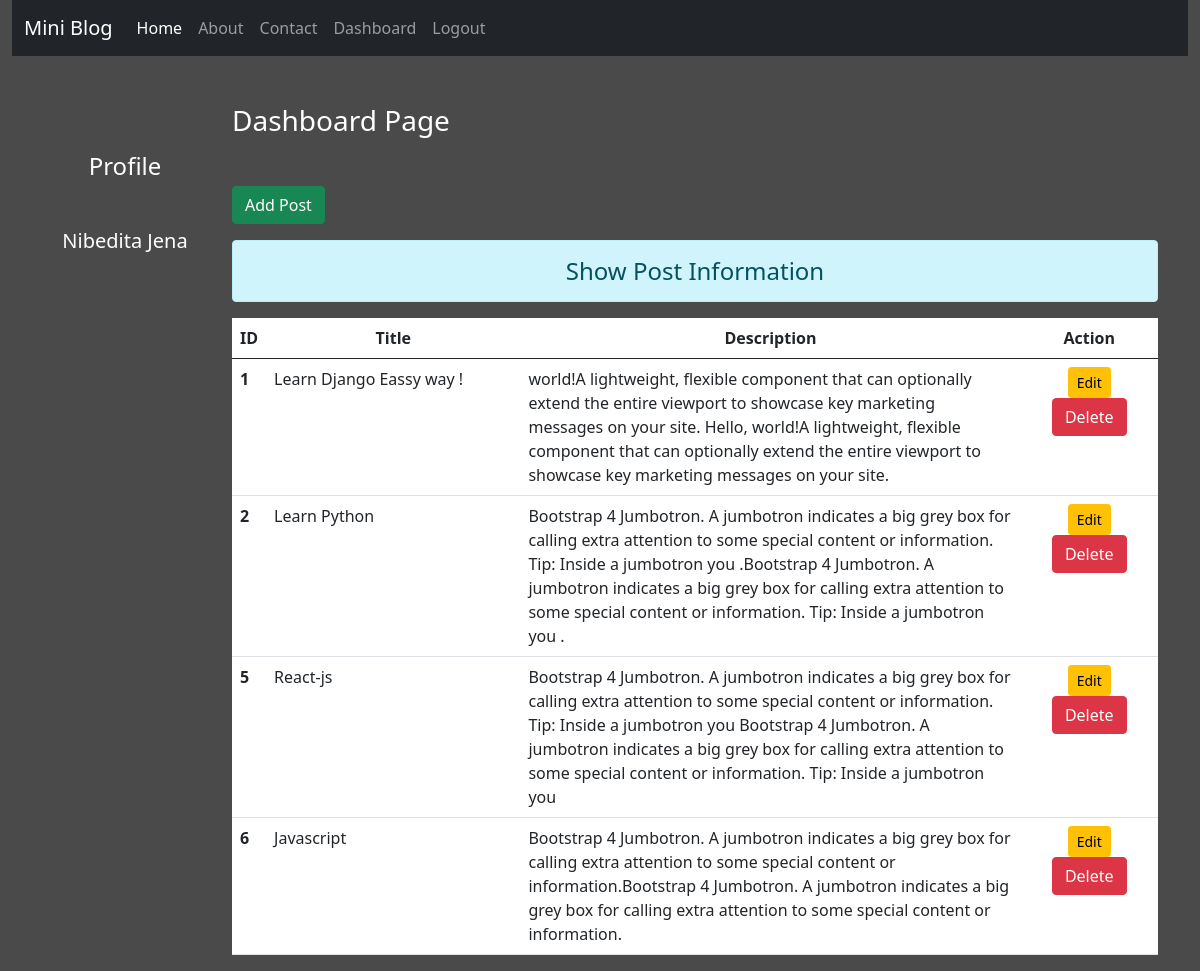
The page /dashboard/ (signed in) on the database its author committed.
### blog/models.py (models this page shows)
class Post(models.Model):
    title=models.CharField(max_length=150)
    desc=models.TextField()

### blog/views.py (the view)
# urls.py: path('dashboard/', views.dashboard, name='dashboard'),
def dashboard(request):
    if request.user.is_authenticated:
        posts=Post.objects.all()
        user=request.user
        full_name=user.get_full_name()
        gps=user.groups.all()
        return render(request,"templates/blog/dashboard.html",{'posts':posts,'full_name':full_name,'groups':gps})
    else:
        return HttpResponseRedirect('/login/')

### templates/blog/dashboard.html (shortened to what this page needs)
{% extends 'blog/base.html' %}
{% load static %}
{% block side %}
<div class="col-sm-2 text-white my-5 text-center">
    <h4 class="my-5">Profile</h4>
    <h5>{{full_name}}</h5>
</div>
{% endblock side %}
{% block content %}
<div class="col-sm-10">
    <h3 class="text-white my-5">Dashboard Page</h3>
    <a href="{% url 'addpost' %}" class="btn btn-success">Add Post</a>
    <h4 class="text-center alert alert-info mt-3"> Show Post Information</h4>
    {% if posts %}
    <table class="table table-hover bg-white">
        <thead>
        <tr class="text-center">
            <th scope="col" style="width:2%">ID</th>
            <th scope="col" style="width:28%">Title</th>
            <th scope="col" style="width:55%">Description</th>
            <th scope="col" style="width:15%">Action</th>
        </tr>
        </thead>
        <tbody>
        {% for post in posts %}
            <tr>
                <th scope="row">{{post.id}}</th>
                <td>{{post.title}}</td>
                <td>{{post.desc}}</td>
                <td class="text-center">
                    <a href="{% url 'updatepost' post.id %}" class="btn btn-warning btn-sm">Edit</a>
                    {% if perms.blog.delete_post %}
                    <form action="{% url 'deletepost' post.id %}" method="post" class="d-inline">
                        <input type="submit" class="btn btn-danger" value="Delete">
                    </form>
                    {% endif %}
                </td>
            </tr>
        {% endfor %}
        </tbody>
    </table>
    {% else %}
    <h4 class="text-center alert alert-warning">No Records</h4>
    {% endif %}
</div>
{% endblock content %}

### templates/blog/base.html (shortened to what this page needs)
<!doctype html>
{% load static %}
<html lang="en">
  <head>
    <link href="https://cdn.jsdelivr.net/npm/bootstrap@5.0.2/dist/css/bootstrap.min.css" rel="stylesheet">
      <link href="https://cdn.jsdelivr.net/npm/bootstrap@5.0.2/dist/css/bootstrap.min.css" rel="stylesheet">
  </head>
  <body>
    <div class="container-fluid" bg-dark>
        {% include "blog/nav.html" %}
    </div>
    <div class="container">
        <div class="row">
            {% block side %}
            {% endblock side %}
            {% block content %}
            {% endblock content %}
        </div>
    </div>
  </body>
</html>

### templates/blog/nav.html (shortened to what this page needs)
<nav class="navbar navbar-expand-lg navbar-dark bg-dark">
  <div class="container-fluid">
    <a class="navbar-brand" href="#">Mini Blog</a>
    <div class="collapse navbar-collapse" id="navbarNav">
      <ul class="navbar-nav">
        <li class="nav-item">
          <a class="nav-link active" aria-current="page" href="/">Home</a>
        </li>
        <li class="nav-item">
          <a class="nav-link" href="{% url 'about' %}">About</a>
        </li>
        <li class="nav-item">
          <a class="nav-link" href="{% url 'contact' %}">Contact</a>
        </li>
        {% if request.user.is_authenticated %}
        <li class="nav-item">
          <a class="nav-link" href="{% url 'dashboard' %}">Dashboard</a>
        </li>
        <li class="nav-item">
          <a class="nav-link" href="{% url 'logout' %}">Logout</a>
        </li>
        {% endif %}
      </ul>
    </div>
  </div>
</nav>

### templates/blog/base.html (style rules this page uses)
body { background-color:rgb(75,74,74); color:white; }

### rows shown on the page
Post: id "1", title "Learn Django Eassy way !", desc "world!A lightweight, flexible component that can optionally extend the entire viewport to showcase key marketing messages on your site. Hello, world!A lightweight, flexible component that can optionally extend the entire viewport to showcase key marketing messages on your site."
Post: id "2", title "Learn Python", desc "Bootstrap 4 Jumbotron. A jumbotron indicates a big grey box for calling extra attention to some special content or information. Tip: Inside a jumbotron you .Bootstrap 4 Jumbotron. A jumbotron indicates a big grey box for calling extra attention to some special content or information. Tip: Inside a jumbotron you ."
Post: id "5", title "React-js", desc "Bootstrap 4 Jumbotron. A jumbotron indicates a big grey box for calling extra attention to some special content or information. Tip: Inside a jumbotron you Bootstrap 4 Jumbotron. A jumbotron indicates a big grey box for calling extra attention to some special content or information. Tip: Inside a jumbotron you"
Post: id "6", title "Javascript", desc "Bootstrap 4 Jumbotron. A jumbotron indicates a big grey box for calling extra attention to some special content or information.Bootstrap 4 Jumbotron. A jumbotron indicates a big grey box for calling extra attention to some special content or information."

### other values the page prints
{{ full_name }} "Nibedita Jena"
